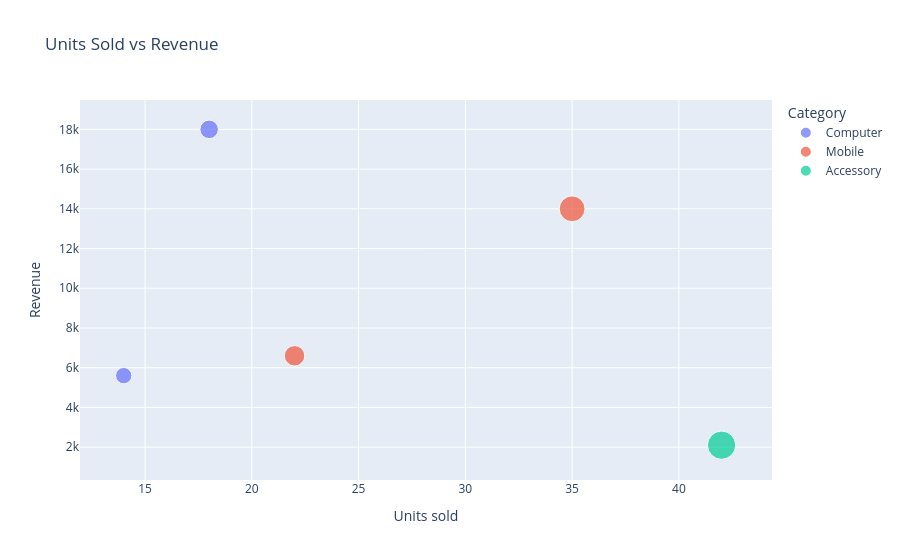

The notebook cell this image was saved under:
### Markdown cell above
# 5. Mapping columns to visual properties

## Theory
Plotly can encode data through more than just x and y:
- `color`: distinguish groups or represent a numerical scale.
- `size`: vary marker size according to a numeric column.
- `symbol`: distinguish groups using marker shapes.
- `hover_data`: show additional values without adding more axes.

A scatter plot is useful when you want to compare two numerical variables and investigate possible relationships.

## Question
Plot units sold against revenue, use marker size to show units sold, and color points by category.

### Code cell
# Each point represents one product.
fig_scatter = px.scatter(
    sales_df,
    x="Units_Sold",
    y="Revenue",
    color="Category",
    size="Units_Sold",
    hover_name="Product",
    hover_data=["Product"],
    title="Units Sold vs Revenue",
    labels={
        "Units_Sold": "Units sold",
        "Revenue": "Revenue"
    }
)

fig_scatter.show()

### Figure 1 — Plotly figure (JSON) as saved in the notebook; plotly's stock layout.template omitted (floating-point values rounded to 4 significant figures)
{"data": [{"customdata": [["Laptop"], ["Monitor"]], "hovertemplate": "<b>%{hovertext}</b><br><br>Category=Computer<br>Units sold=%{marker.size}<br>Revenue=%{y}<br>Product=%{customdata[0]}<extra></extra>", "hovertext": ["Laptop", "Monitor"], "legendgroup": "Computer", "marker": {"color": "#636efa", "size": [18, 14], "sizemode": "area", "sizeref": 0.105, "symbol": "circle"}, "mode": "markers", "name": "Computer", "orientation": "v", "showlegend": true, "type": "scatter", "x": [18, 14], "xaxis": "x", "y": [18000, 5600], "yaxis": "y"}, {"customdata": [["Phone"], ["Tablet"]], "hovertemplate": "<b>%{hovertext}</b><br><br>Category=Mobile<br>Units sold=%{marker.size}<br>Revenue=%{y}<br>Product=%{customdata[0]}<extra></extra>", "hovertext": ["Phone", "Tablet"], "legendgroup": "Mobile", "marker": {"color": "#EF553B", "size": [35, 22], "sizemode": "area", "sizeref": 0.105, "symbol": "circle"}, "mode": "markers", "name": "Mobile", "orientation": "v", "showlegend": true, "type": "scatter", "x": [35, 22], "xaxis": "x", "y": [14000, 6600], "yaxis": "y"}, {"customdata": [["Keyboard"]], "hovertemplate": "<b>%{hovertext}</b><br><br>Category=Accessory<br>Units sold=%{marker.size}<br>Revenue=%{y}<br>Product=%{customdata[0]}<extra></extra>", "hovertext": ["Keyboard"], "legendgroup": "Accessory", "marker": {"color": "#00cc96", "size": [42], "sizemode": "area", "sizeref": 0.105, "symbol": "circle"}, "mode": "markers", "name": "Accessory", "orientation": "v", "showlegend": true, "type": "scatter", "x": [42], "xaxis": "x", "y": [2100], "yaxis": "y"}], "layout": {"legend": {"itemsizing": "constant", "title": {"text": "Category"}, "tracegroupgap": 0}, "title": {"text": "Units Sold vs Revenue"}, "xaxis": {"anchor": "y", "domain": [0, 1], "title": {"text": "Units sold"}}, "yaxis": {"anchor": "x", "domain": [0, 1], "title": {"text": "Revenue"}}}}
